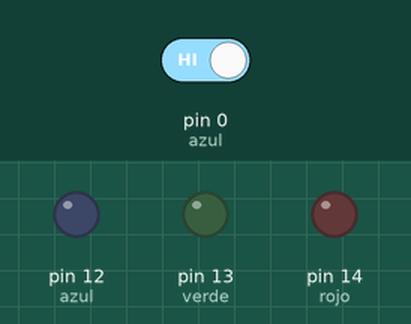
Recording of a sketch running on a simulated Arduino Uno, built with avr-gcc and run on an emulated ATmega328P. On the bench: output pins drawn as LEDs (lit = HIGH). The inputs (shaded band) are chosen by the test bench; at power-on: pin 0 (azul) HIGH. Random numbers use the default seed unless the sketch sets one.

Above: at 1.2 s.
1.3 s: pin 0 (azul) driven LOW
At 1.8 s:
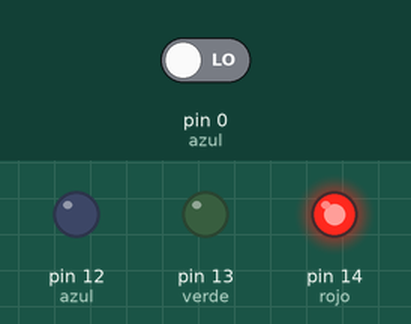
At 3.12 s:
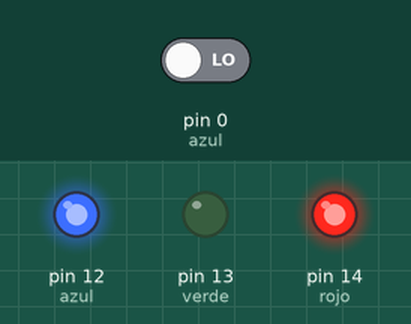
Timing chart, 0 to 10.3 s (numbered marks = the images above; inputs shaded):
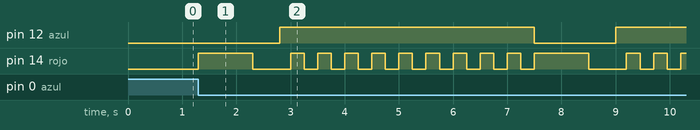

Measured:
- after the input at 1.3 s, pin 12 (azul): LOW → HIGH after 1.5 s, → LOW 4.7 s later, → HIGH 1.5 s later; pin 14 (rojo): LOW → HIGH at once, → LOW 1.0 s later, → HIGH 0.70 s later, → LOW 0.25 s later, … (27 changes in this stretch)

The sketch:

Simon.ino
```cpp
const int MAX_LEVEL = 10;
int sequence[MAX_LEVEL];
int your_sequence[MAX_LEVEL];
int level = 1;

int velocity = 1000;

void setup() {
  pinMode(0, INPUT);  //azul
  pinMode(2, INPUT);  //verde
  pinMode(4, INPUT);  //rojo (infrarojo)

  pinMode(12, OUTPUT);  //azul
  pinMode(13, OUTPUT);  //verde
  pinMode(14, OUTPUT);  //rojo

  digitalWrite(12, LOW);
  digitalWrite(13, LOW);
  digitalWrite(14, LOW);

}

void loop() {
  if (level == 1)
    generate_sequence();//generate a sequence;

  if (digitalRead(0) == LOW || level != 1) {
    show_sequence();    //show the sequence
    get_sequence();     //wait for your sequence
  }

}

void generate_sequence(){
  randomSeed(millis()); //in this way is really random!!!

  for (int i = 0; i < MAX_LEVEL; i++) {
    sequence[i] = random(12,15);
  }
}

void show_sequence(){
  digitalWrite(12, LOW);
  digitalWrite(13, LOW);
  digitalWrite(14, LOW);

    for (int i = 0; i < level; i++){
      digitalWrite(sequence[i], HIGH);
      delay(velocity);
      digitalWrite(sequence[i], LOW);
      delay(500);
    }
}

void get_sequence(){
  int flag = 0; //this flag indicates if the sequence is correct

  for (int i = 0; i < level; i++){
    flag = 0;
    while(flag == 0){
      if (digitalRead(0) == LOW){
        digitalWrite(12, HIGH);
        your_sequence[i] = 12;
        flag = 1;
        delay(200);
        if (your_sequence[i] != sequence[i]){
          wrong_sequence();
          return;
        }
        digitalWrite(12, LOW);
      }

      if (digitalRead(2) == LOW){
       digitalWrite(13, HIGH);
        your_sequence[i] = 13;
        flag = 1;
        delay(200);
        if (your_sequence[i] != sequence[i]){
          wrong_sequence();
          return;
        }
        digitalWrite(13, LOW);
      }

      if (digitalRead(4) == LOW){
       digitalWrite(14, HIGH);
        your_sequence[i] = 14;
        flag = 1;
        delay(200);
        if (your_sequence[i] != sequence[i]){
          wrong_sequence();
          return;
        }
        digitalWrite(14, LOW);
      }
    }
  }
  right_sequence();
}

void wrong_sequence(){
  for (int i = 0; i < 3; i++){
   digitalWrite(14, HIGH);
    delay(250);
    digitalWrite(14, LOW);
    delay(250);
    digitalWrite(14, HIGH);
    delay(250);
    digitalWrite(14, LOW);
    delay(250);
    digitalWrite(14, HIGH);
    delay(250);
    digitalWrite(14, LOW);
    delay(250);
  }
  level = 1;
  velocity = 1000;
}

void right_sequence(){
  digitalWrite(13, LOW);
  digitalWrite(12, LOW);
  digitalWrite(14, LOW);
  delay(250);
  digitalWrite(13, HIGH);
  digitalWrite(12, HIGH);
  digitalWrite(14, HIGH);
  delay(250);
  digitalWrite(13, LOW);
  digitalWrite(12, LOW);
  digitalWrite(14, LOW);
  delay(250);
  digitalWrite(13, HIGH);
  digitalWrite(12, HIGH);
  digitalWrite(14, HIGH);
  delay(250);
  digitalWrite(13, LOW);
  digitalWrite(12, LOW);
  digitalWrite(14, LOW);
  delay(250);
  digitalWrite(13, HIGH);
  digitalWrite(12, HIGH);
  digitalWrite(14, HIGH);
  delay(250);
  digitalWrite(13, LOW);
  digitalWrite(12, LOW);
  digitalWrite(14, LOW);
  delay(250);


  if (level < MAX_LEVEL);
    level++;

  velocity -= 50; //increase difficulty
}
```
